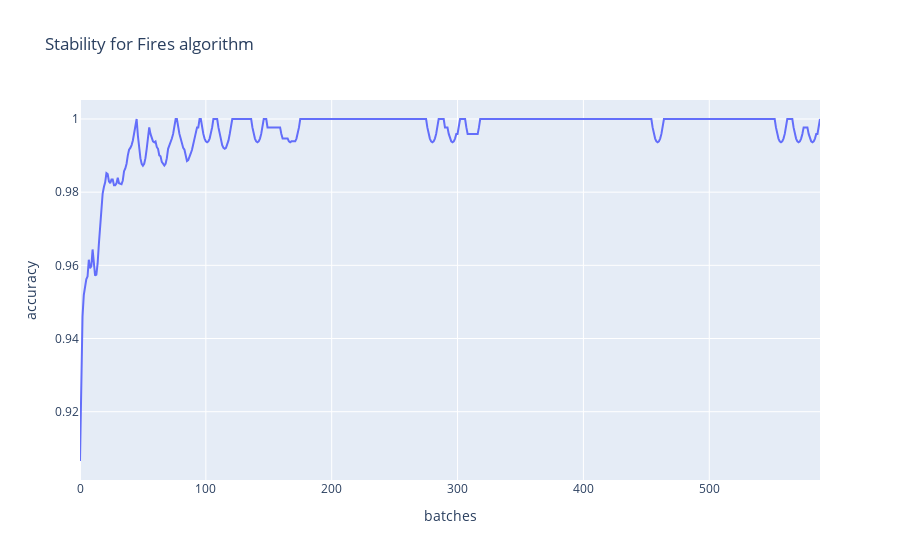

The notebook cell this image was saved under:
### Code cell
fig = px.line(y = fires_cuda_stability, title="Stability for Fires algorithm", labels={"x":"batches", "y":"accuracy"})
fig.show()

### Figure 1 — Plotly figure (JSON) as saved in the notebook; plotly's stock layout.template omitted (floating-point values rounded to 4 significant figures; data arrays with more than 128 entries replaced by an {"elided": "..."} marker saying what was removed)
{"data": [{"hovertemplate": "batches=%{x}<br>accuracy=%{y}<extra></extra>", "legendgroup": "", "line": {"color": "#636efa", "dash": "solid"}, "mode": "lines", "name": "", "orientation": "v", "showlegend": false, "type": "scatter", "x": {"elided": "589 int values"}, "xaxis": "x", "y": {"elided": "589 float values"}, "yaxis": "y"}], "layout": {"legend": {"tracegroupgap": 0}, "title": {"text": "Stability for Fires algorithm"}, "xaxis": {"anchor": "y", "domain": [0, 1], "title": {"text": "batches"}}, "yaxis": {"anchor": "x", "domain": [0, 1], "title": {"text": "accuracy"}}}}
